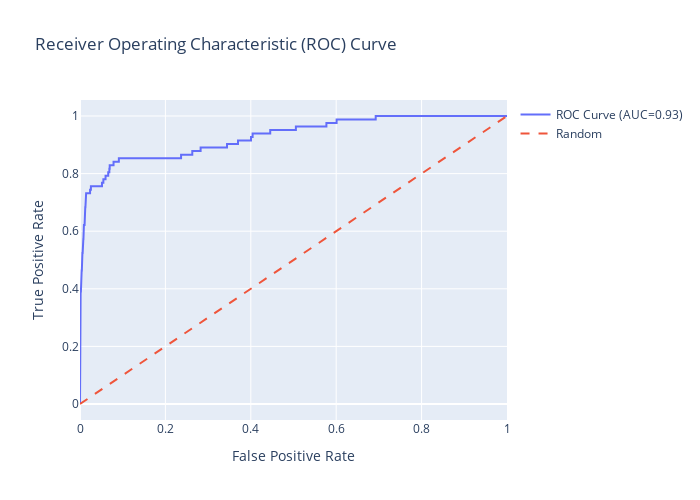

Notebook source saved alongside this figure:
### Code cell
fpr, tpr, _ = roc_curve(y_test, y_probs)
roc_auc = auc(fpr, tpr)

fig = go.Figure()

fig.add_trace(go.Scatter(x=fpr, y=tpr, mode='lines', name=f'ROC Curve (AUC={roc_auc:.2f})'))
fig.add_trace(go.Scatter(x=[0, 1], y=[0, 1], mode='lines', name='Random', line={'dash': 'dash'}))

fig.update_layout(
    title='Receiver Operating Characteristic (ROC) Curve',
    xaxis=dict(title='False Positive Rate'),
    yaxis=dict(title='True Positive Rate'),
    showlegend=True
)

fig.update_layout(height=500, width=700)

fig.show()

### Figure 1 — Plotly figure (JSON) as saved in the notebook; plotly's stock layout.template omitted (floating-point values rounded to 4 significant figures; data arrays with more than 128 entries replaced by an {"elided": "..."} marker saying what was removed)
{"data": [{"mode": "lines", "name": "ROC Curve (AUC=0.93)", "type": "scatter", "x": {"elided": "144 float values"}, "y": {"elided": "144 float values"}}, {"line": {"dash": "dash"}, "mode": "lines", "name": "Random", "type": "scatter", "x": [0, 1], "y": [0, 1]}], "layout": {"height": 500, "showlegend": true, "title": {"text": "Receiver Operating Characteristic (ROC) Curve"}, "width": 700, "xaxis": {"title": {"text": "False Positive Rate"}}, "yaxis": {"title": {"text": "True Positive Rate"}}}}
